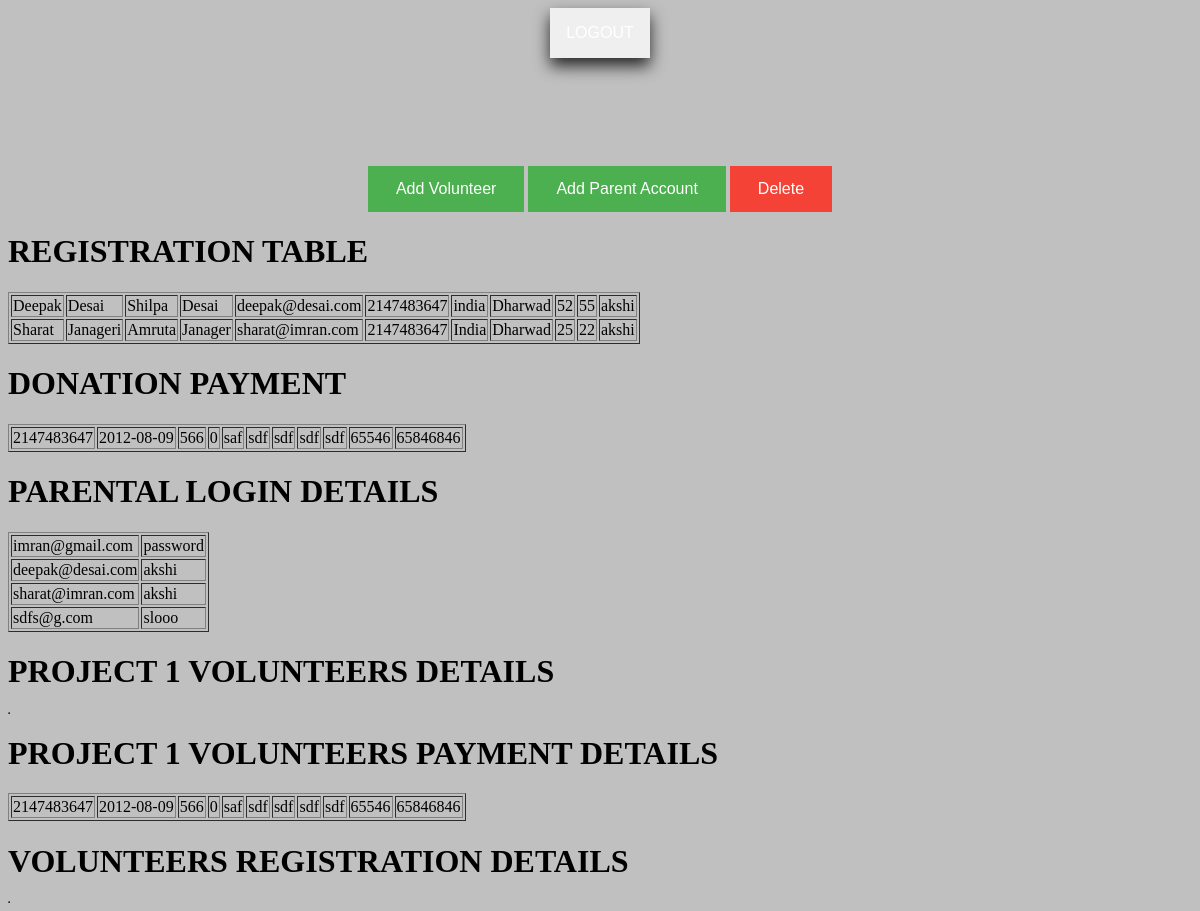
Screenshot of /admindata.php with the database file from the repository.
### tables this page shows
CREATE TABLE IF NOT EXISTS `reg` (
  `fname` varchar(50) NOT NULL,
  `lname` varchar(50) NOT NULL,
  `mfname` varchar(50) NOT NULL,
  `mlname` varchar(50) NOT NULL,
  `email` varchar(100) NOT NULL,
  `phone` int(12) NOT NULL,
  `country` varchar(50) NOT NULL,
  `city` varchar(100) NOT NULL,
  `fage` int(2) NOT NULL,
  `mage` int(2) NOT NULL,
  `password` varchar(255) NOT NULL
);

CREATE TABLE IF NOT EXISTS `pay` (
  `cno` int(20) NOT NULL,
  `expries` date NOT NULL,
  `cvv` int(3) NOT NULL,
  `amount` int(255) NOT NULL,
  `fname` varchar(100) NOT NULL,
  `lname` varchar(100) NOT NULL,
  `address` varchar(255) NOT NULL,
  `country` varchar(255) NOT NULL,
  `state` varchar(100) NOT NULL,
  `postcode` int(10) NOT NULL,
  `pno` int(12) NOT NULL,
  `email` varchar(255) NOT NULL
);

CREATE TABLE IF NOT EXISTS `adoption` (
  `email` varchar(100) NOT NULL,
  `password` varchar(100) NOT NULL
);

### admindata.php (the view, shortened to what this page needs)
  <!DOCTYPE html>
<html>
<head>
      <link rel="stylesheet" type="text/css" href="css/button.css">
    <link href="css/menu.css" rel="stylesheet" type="text/css">
</head>
  <body>
<center>
<div class="dropdown">
  <a href="manage.html">
  <button class="dropbtn">LOGOUT</button></a>
</div>
</center>
<center>
  <a href="admin_volunteer.html"><button  class="btn success ">Add Volunteer </button></a>
  <a href="admin_reg.html"> <button  class="btn success ">Add Parent Account</button></a>
  <a href="admin_del.html"> <button class="btn danger">Delete</button></a>
</center>
    <h1> REGISTRATION TABLE</h1>
<table border="1">
<?php
$result=mysql_query("select * from reg") or die(mysql_error());
while($row=mysql_fetch_array($result))
{
echo "<tr><td>";
echo $row[0];
echo "</td><td>";
echo $row[1];
echo "</td><td>";
echo $row[2];
echo "</td><td>";
echo $row[3];
echo "</td><td>";
echo $row[4];
echo "</td><td>";
echo $row[5];
echo "</td><td>";
echo $row[6];
echo "</td><td>";
echo $row[7];
echo "</td><td>";
echo $row[8];
echo "</td><td>";
echo $row[9];
echo "</td><td>";
echo $row[10];
echo "</td></tr>";
}
?>
</table>
<h1> DONATION PAYMENT</h1>
<table border="1">
<?php
$result=mysql_query("select * from pay") or die(mysql_error());
while($row=mysql_fetch_array($result))
{
echo "<tr><td>";
echo $row[0];
echo "</td><td>";
echo $row[1];
echo "</td><td>";
echo $row[2];
echo "</td><td>";
echo $row[3];
echo "</td><td>";
echo $row[4];
echo "</td><td>";
echo $row[5];
echo "</td><td>";
echo $row[6];
echo "</td><td>";
echo $row[7];
echo "</td><td>";
echo $row[8];
echo "</td><td>";
echo $row[9];
echo "</td><td>";
echo $row[10];
echo "</td></tr>";
}
?>
</table>
<h1> PARENTAL LOGIN DETAILS </h1>
<table border="1">
<?php
$result=mysql_query("select * from adoption") or die(mysql_error());
while($row=mysql_fetch_array($result))
{
echo "<tr><td>";
echo $row[0];
echo "</td><td>";
echo $row[1];
echo "</td></tr>";
}
?>
</table>
<h1> PROJECT 1 VOLUNTEERS DETAILS</h1>
<table border="1">
</table>
<h1> PROJECT 1 VOLUNTEERS PAYMENT DETAILS</h1>
<table border="1">
<?php
$result=mysql_query("select * from pay") or die(mysql_error());
while($row=mysql_fetch_array($result))
{
echo "<tr><td>";
echo $row[0];
echo "</td><td>";
echo $row[1];
echo "</td><td>";
echo $row[2];
echo "</td><td>";
echo $row[3];
echo "</td><td>";
echo $row[4];
echo "</td><td>";
echo $row[5];
echo "</td><td>";
echo $row[6];
echo "</td><td>";
echo $row[7];
echo "</td><td>";
echo $row[8];
echo "</td><td>";
echo $row[9];
echo "</td><td>";
echo $row[10];
echo "</td></tr>";
}
?>
</table>
<h1> VOLUNTEERS REGISTRATION DETAILS</h1>
<table border="1">
</table>
</body>
</html>

### css/button.css (style rules this page uses)
.btn { border: none; color: white; padding: 14px 28px; font-size: 16px; cursor: pointer; }
.success { background-color: #4CAF50; }
.danger { background-color: #f44336; }

### css/menu.css (style rules this page uses)
.dropbtn { padding: 16px; font-size: 16px; border: none; cursor: pointer; box-shadow: 0px 8px 16px 0px rgba(0,0,0,0.8) }
button { color: #fff; }
.dropdown { position: relative; display: inline-block; }

### admindata.php (style rules this page uses)
body { background-color: #C0C0C0; background-repeat: no-repeat; background-size: 100%; }

### rows the page displays
reg: fname "Deepak", lname "Desai", mfname "Shilpa", mlname "Desai", email "deepak@desai.com", phone "2147483647", country "india", city "Dharwad", fage "52", mage "55", password "akshi"
reg: fname "Sharat", lname "Janageri", mfname "Amruta", mlname "Janager", email "sharat@imran.com", phone "2147483647", country "India", city "Dharwad", fage "25", mage "22", password "akshi"
pay: cno "2147483647", expries "2012-08-09", cvv "566", amount "0", fname "saf", lname "sdf", address "sdf", country "sdf", state "sdf", postcode "65546", pno "65846846"
adoption: email "imran@gmail.com", password "password"
adoption: email "deepak@desai.com", password "akshi"
adoption: email "sharat@imran.com", password "akshi"
adoption: email "sdfs@g.com", password "slooo"
